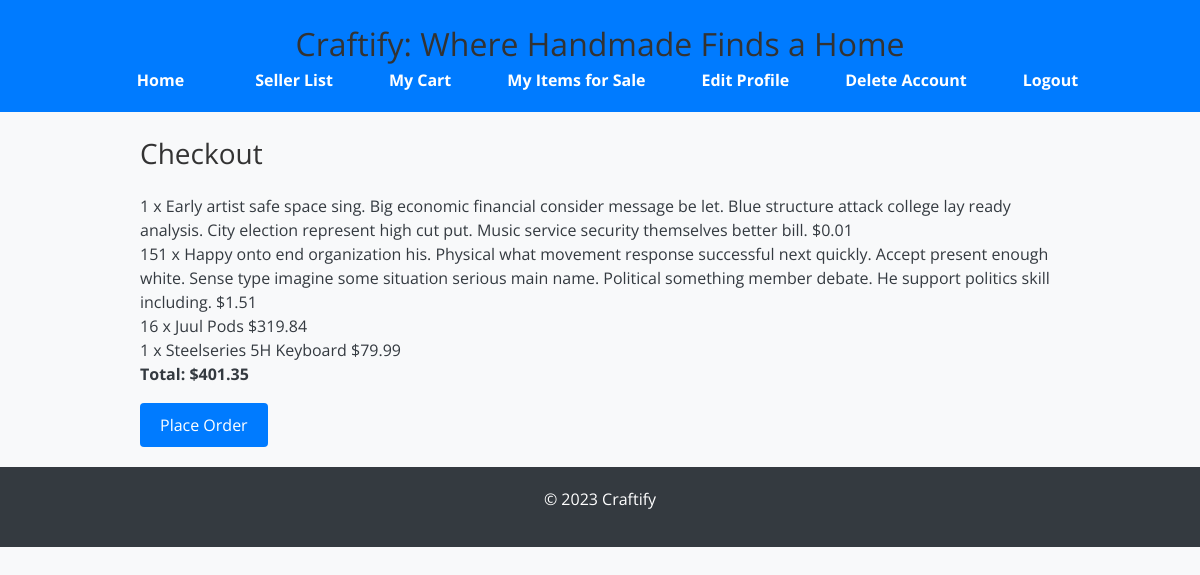
The app's page /checkout/ (signed in), older data.
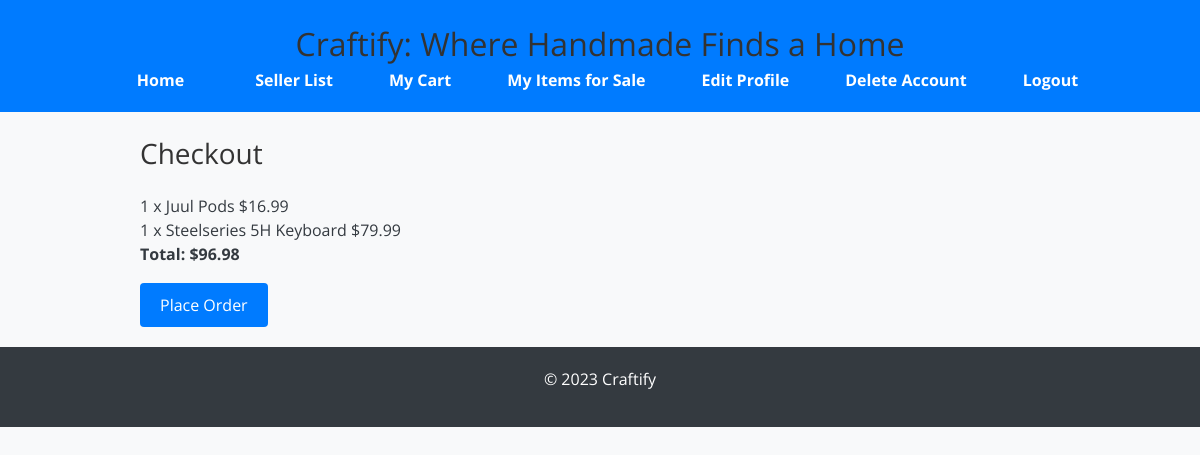
The same page, newer data.
### craftify/models/cart_controller.py (models this page shows, shortened)
class CartItem(models.Model):
    cart = models.ForeignKey(Cart, on_delete=models.CASCADE, related_name='items')
    item = models.ForeignKey(Item, on_delete=models.CASCADE)
    quantity = models.PositiveIntegerField(default=1)
    added_at = models.DateTimeField(default=timezone.now)  # Ensure this field exists
    def get_total_price(self):
        return self.item.price * self.quantity

class Cart(models.Model):
    user = models.OneToOneField(
        settings.AUTH_USER_MODEL,
        on_delete=models.CASCADE,
        related_name='cart',
        help_text="User who owns the cart"
    )
    created_at = models.DateTimeField(auto_now_add=True)
    updated_at = models.DateTimeField(auto_now=True)
    def get_total_price(self):
        return sum(item.get_total_price() for item in self.items.all())

### craftify/models/item_controller.py (models this page shows, shortened)
class Item(models.Model):
    name = models.CharField(max_length=255)
    description = models.TextField()
    price = models.DecimalField(
        max_digits=10,
        decimal_places=2,
        default=0.01,
        validators=[
            MinValueValidator(0.01)
        ]
    )
    quantity = models.PositiveIntegerField(
        validators=[
            MinValueValidator(1)
        ]
    )
    created_at = models.DateTimeField(auto_now_add=True)
    seller = models.ForeignKey(settings.AUTH_USER_MODEL, on_delete=models.CASCADE, related_name='items_for_sale')
    image = models.ImageField(upload_to='item_images/', null=True, blank=True)
    category = models.CharField(max_length=100, null=True, blank=True)
    class Meta:
        ordering = ['-created_at']
        verbose_name = "Item"
        verbose_name_plural = "Items"
        indexes = [
            models.Index(fields=['seller']),
            models.Index(fields=['name']),
        ]
        unique_together = ('seller', 'name')

### craftify/views/cart_views.py (the view, shortened to what this page needs)
# urls.py: path('checkout/', cart_views.checkout, name='checkout'),
@login_required
def checkout(request):
    cart = get_object_or_404(Cart, user=request.user)
    if not cart.items.exists():
        messages.error(request, "Your cart is empty.")
        return redirect('cart')
    return render(request, 'checkout.html', {'cart': cart})

### craftify/templates/checkout.html (shortened to what this page needs)
{% extends 'base.html' %}
{% block content %}
<div class="container">
    <h2>Checkout</h2>
    {% if cart.items.all %}
        <ul class="cart-items">
            {% for item in cart.items.all %}
                <li class="cart-item">
                    <span>{{ item.quantity }} x {{ item.item.name }}</span>
                    <span>${{ item.get_total_price }}</span>
                </li>
            {% endfor %}
        </ul>
        <p class="cart-total"><strong>Total: ${{ cart.get_total_price }}</strong></p>
        <form method="post">
            <button type="submit" class="button">Place Order</button>
        </form>
    {% else %}
        <p>Your cart is empty.</p>
    {% endif %}
</div>
{% endblock %}

Row changes from the older to the newer data that the page shows:
removed CartItem: quantity "1", item.name "Early artist safe space sing. Big economic financial consider message be let. Blue structure attack college lay ready analysis. City election represent high cut put. Music service security themselves better bill.", get_total_price "0.01"
removed CartItem: quantity "151", item.name "Happy onto end organization his. Physical what movement response successful next quickly. Accept present enough white. Sense type imagine some situation serious main name. Political something member debate. He support politics skill including.", get_total_price "1.51"
removed CartItem: quantity "16", item.name "Juul Pods", get_total_price "319.84"
added CartItem: quantity "1", item.name "Juul Pods", get_total_price "16.99"
computed for Cart: get_total_price "401.35" → "96.98"
